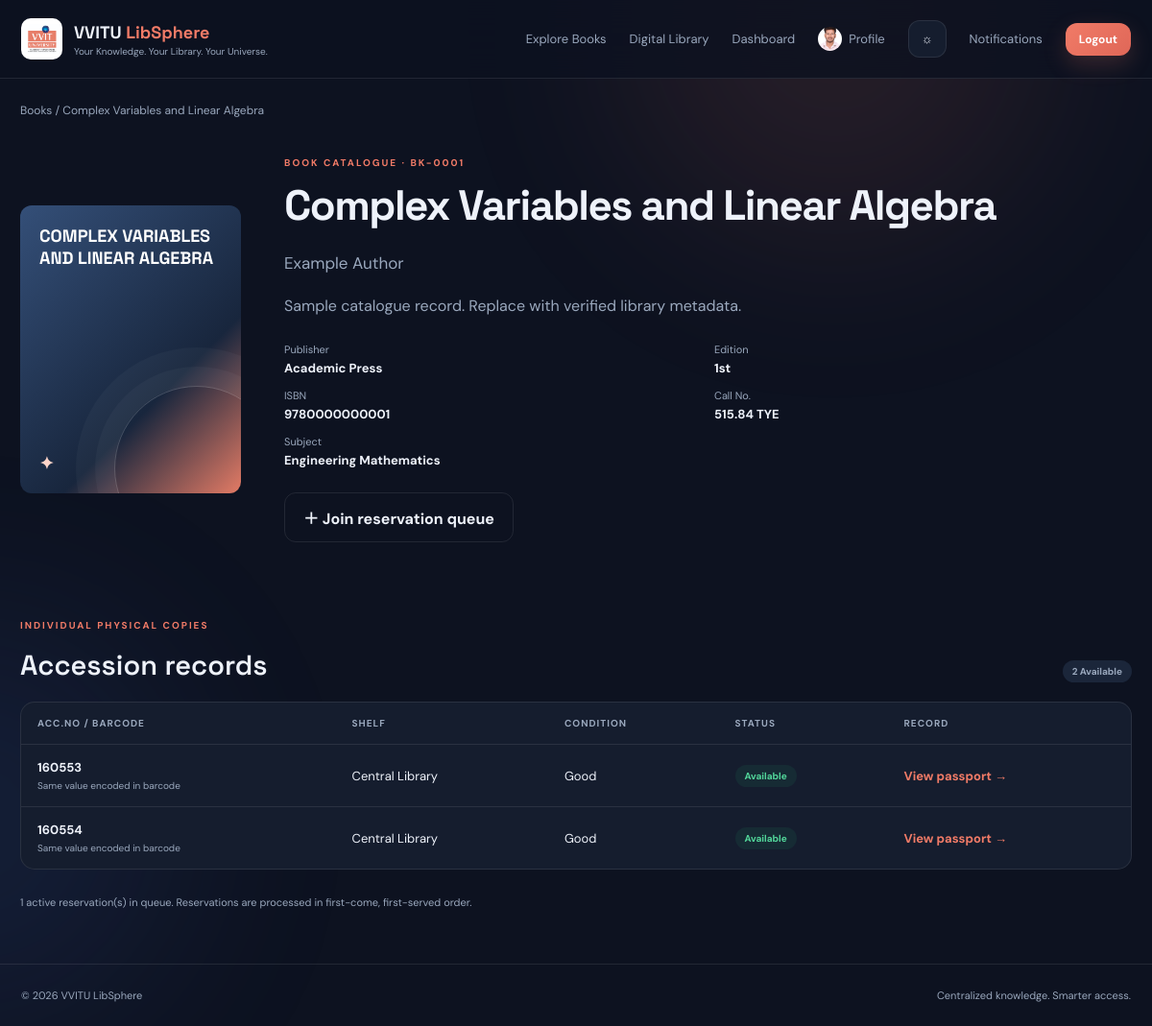
The page /book/1 (signed in) on the database its author committed.
### app.py (models this page shows, shortened)
class User(UserMixin, db.Model):
    id = db.Column(db.Integer, primary_key=True)
    name = db.Column(db.String(120), nullable=False)
    username = db.Column(db.String(80), unique=True, nullable=False)
    email = db.Column(db.String(150), unique=True)
    password_hash = db.Column(db.String(255), nullable=False)
    role = db.Column(db.String(20), default="student", nullable=False)
    profile_pic = db.Column(db.String(255), default="")
    is_active = db.Column(db.Boolean, default=True, nullable=False)
    created_at = db.Column(db.DateTime, default=datetime.utcnow)

class Book(db.Model):
    id = db.Column(db.Integer, primary_key=True)
    title = db.Column(db.String(250), nullable=False, index=True)
    author = db.Column(db.String(180), default="")
    publisher = db.Column(db.String(180), default="")
    isbn = db.Column(db.String(40), default="", index=True)
    edition = db.Column(db.String(80), default="")
    subject = db.Column(db.String(120), default="", index=True)
    department = db.Column(db.String(80), default="")
    call_no = db.Column(db.String(80), default="", index=True)
    description = db.Column(db.Text, default="")
    created_at = db.Column(db.DateTime, default=datetime.utcnow)
    copies = db.relationship("BookCopy", backref="book", cascade="all, delete-orphan")

class BookCopy(db.Model):
    id = db.Column(db.Integer, primary_key=True)
    book_id = db.Column(db.Integer, db.ForeignKey("book.id"), nullable=False)
    acc_no = db.Column(db.String(40), unique=True, nullable=False, index=True)
    barcode_value = db.Column(db.String(80), unique=True, nullable=False, index=True)
    shelf = db.Column(db.String(80), default="")
    condition = db.Column(db.String(40), default="Good")
    status = db.Column(db.String(30), default="available", index=True)
    acquisition_date = db.Column(db.Date)
    purchase_price = db.Column(db.Float)
    vendor = db.Column(db.String(150), default="")
    created_at = db.Column(db.DateTime, default=datetime.utcnow)
    history = db.relationship("BookEvent", backref="copy", cascade="all, delete-orphan", order_by="BookEvent.created_at.desc()")

### app.py (the view)
@app.route("/book/<int:book_id>")
def book_detail(book_id):
    book = Book.query.get_or_404(book_id)
    copies = BookCopy.query.filter_by(book_id=book.id).order_by(BookCopy.acc_no).all()
    waiting = Reservation.query.filter_by(book_id=book.id, status="waiting").count()
    return render_template("book_detail.html", book=book, copies=copies, waiting=waiting)

### app.py (called while the page is built)
@login_manager.user_loader
def load_user(user_id):
    user = db.session.get(User, int(user_id))
    return user if user and user.is_active else None

@app.context_processor
def inject_globals():
    unread = Notification.query.filter_by(user_id=current_user.id, read=False).count() if current_user.is_authenticated else 0
    return {"unread_notifications": unread, "today": date.today(),
            "profile_image_url": url_for("static", filename=current_user.profile_pic) if current_user.is_authenticated and current_user.profile_pic else None}

### templates/book_detail.html
{% extends "base.html" %}{% block title %}{{ book.title }} · LibSphere{% endblock %}{% block content %}<div class="breadcrumb"><a href="{{ url_for('books') }}">Books</a> / {{ book.title }}</div><section class="detail-hero"><div class="detail-cover"><div class="cover-placeholder large"><span>{{ book.title }}</span><i>✦</i></div></div><div class="detail-copy"><span class="eyebrow">BOOK CATALOGUE · BK-{{ '%04d'|format(book.id) }}</span><h1>{{ book.title }}</h1><p class="lead">{{ book.author or 'Author not specified' }}</p><p class="muted">{{ book.description }}</p><div class="metadata"><span>Publisher <b>{{ book.publisher or '—' }}</b></span><span>Edition <b>{{ book.edition or '—' }}</b></span><span>ISBN <b>{{ book.isbn or '—' }}</b></span><span>Call No. <b>{{ book.call_no or '—' }}</b></span><span>Subject <b>{{ book.subject or '—' }}</b></span></div>{% if current_user.is_authenticated %}<form method="post" action="{{ url_for('reserve', book_id=book.id) }}"><button class="btn btn-ghost">＋ Join reservation queue</button></form>{% else %}<a class="btn btn-ghost" href="{{ url_for('login') }}">Sign in to reserve</a>{% endif %}</div></section><section class="section-head"><div><span class="eyebrow">INDIVIDUAL PHYSICAL COPIES</span><h2>Accession records</h2></div><span class="pill">{{ book.copies|selectattr('status','equalto','available')|list|length }} available</span></section><div class="table-wrap"><table><thead><tr><th>ACC.NO / Barcode</th><th>Shelf</th><th>Condition</th><th>Status</th><th>Record</th></tr></thead><tbody>{% for c in copies %}<tr><td><b>{{ c.acc_no }}</b><small class="subline">Same value encoded in barcode</small></td><td>{{ c.shelf or '—' }}</td><td>{{ c.condition }}</td><td><span class="status {{ c.status }}">{{ c.status }}</span></td><td><a class="text-link" href="{{ url_for('copy_detail', copy_id=c.id) }}">View passport →</a></td></tr>{% else %}<tr><td colspan="5">No physical copies registered.</td></tr>{% endfor %}</tbody></table></div><p class="muted tiny">{{ waiting }} active reservation(s) in queue. Reservations are processed in first-come, first-served order.</p>{% endblock %}

### templates/base.html (shortened to what this page needs)
<!doctype html>
<html lang="en" data-theme="dark">
<head>
<link rel="stylesheet" href="{{ url_for('static', filename='css/style.css') }}">
</head>
<body>
<div class="ambient ambient-a"></div><div class="ambient ambient-b"></div>
<nav class="navbar">
  <a class="brand" href="{{ url_for('home') }}">
    <img src="{{ url_for('static', filename='vvitu-logo.png') }}" onerror="this.style.display='none'" alt="VVITU logo">
    <span><b>VVITU <em>LibSphere</em></b><small>Your Knowledge. Your Library. Your Universe.</small></span>
  </a>
  <div class="navlinks">
    <a href="{{ url_for('books') }}">Explore Books</a><a href="{{ url_for('digital') }}">Digital Library</a>
    {% if current_user.is_authenticated %}<a href="{{ url_for('dashboard') }}">Dashboard</a><a href="{{ url_for('profile') }}" class="nav-profile">{% if current_user.profile_pic %}<img src="{{ url_for('static', filename=current_user.profile_pic) }}" alt="Profile">{% else %}<span>{{ current_user.name[:1]|upper }}</span>{% endif %}Profile</a>{% if current_user.role == 'admin' %}<a href="{{ url_for('admin_users') }}">Manage Users</a>{% endif %}{% endif %}
    <button class="icon-btn" id="themeToggle" title="Toggle theme">☼</button>
    {% if current_user.is_authenticated %}
      <a href="{{ url_for('notifications') }}" class="nav-notice">Notifications{% if unread_notifications %}<i>{{ unread_notifications }}</i>{% endif %}</a>
      <a class="btn btn-small" href="{{ url_for('logout') }}">Logout</a>
    {% else %}<a href="{{ url_for('register') }}">Register</a><a class="btn btn-small" href="{{ url_for('login') }}">Sign in</a>{% endif %}
  </div>
</nav>
<main class="container">
{% block content %}{% endblock %}
</main>
<footer><span>© {{ today.year }} VVITU LibSphere</span><span>Centralized knowledge. Smarter access.</span></footer>
</body></html>

### rows shown on the page
User: profile_pic (picture)
Book: title "Complex Variables and Linear Algebra", title "COMPLEX VARIABLES AND LINEAR ALGEBRA", id "0001", author "Example Author", description "Sample catalogue record. Replace with verified library metadata.", publisher "Academic Press", edition "1st", isbn "9780000000001", call_no "515.84 TYE", subject "Engineering Mathematics"
BookCopy: acc_no "160553", shelf "Central Library", condition "Good", status "Available"
BookCopy: acc_no "160554", shelf "Central Library", condition "Good", status "Available"

### other values the page prints
{{ book.copies|selectattr('status','equalto','available')|list|length }} "2"
{{ waiting }} "1"
